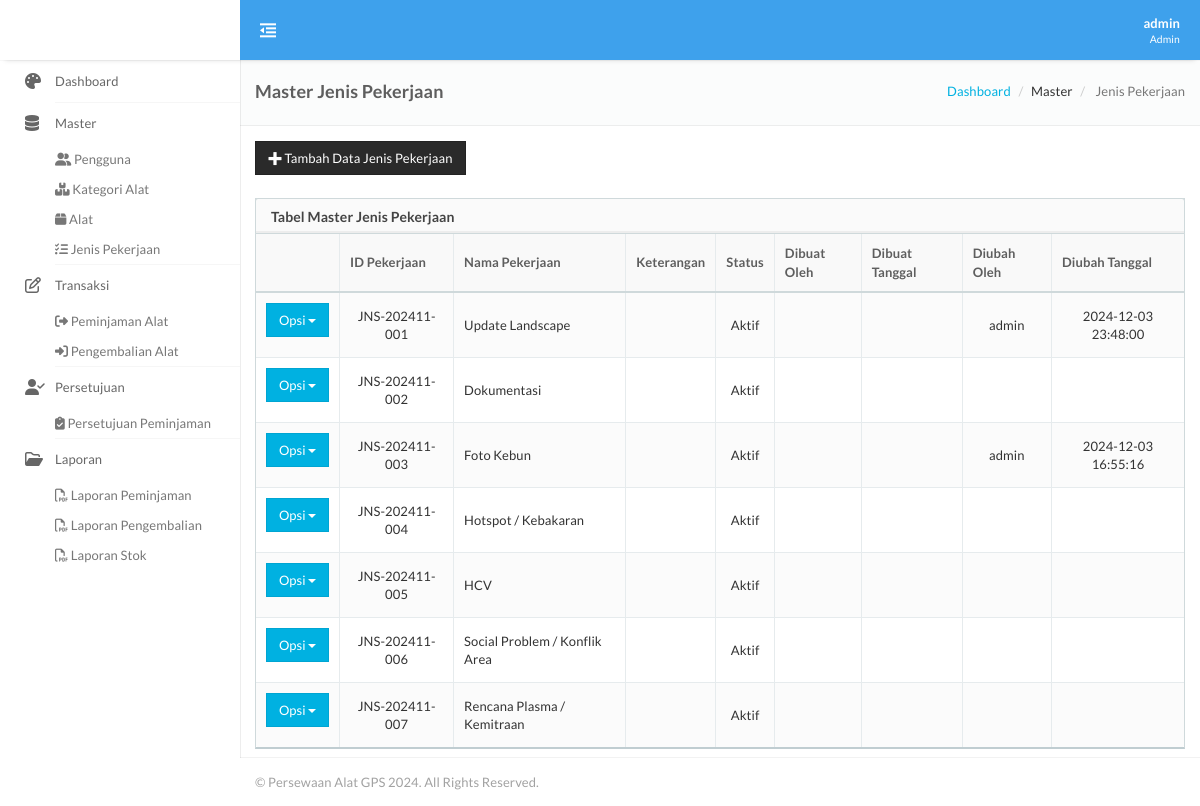
The page /jenispekerjaan.php (signed in) on the database its author committed.
### tables this page shows
CREATE TABLE IF NOT EXISTS `m_pekerjaan` (
  `ID_PEKERJAAN` varchar(50) NOT NULL,
  `NAMA_PEKERJAAN` varchar(200) DEFAULT NULL,
  `KETERANGAN` text DEFAULT NULL,
  `STATUS` varchar(50) DEFAULT '1',
  `CREATED_BY` varchar(50) DEFAULT NULL,
  `CREATED_DATE` datetime DEFAULT NULL,
  `UPDATED_BY` varchar(50) DEFAULT NULL,
  `UPDATED_DATE` datetime DEFAULT NULL,
  PRIMARY KEY (`ID_PEKERJAAN`)
);

### module/backend/master/jenispekerjaan/t_jenispekerjaan.php (called while the page is built, shortened)
<?php
if (isset($_GET['method']) && $_GET['method'] == 'delete') {
    require_once '../../../connection/conn.php';
    $ID_USER = $_SESSION['LOGINUS_GIS'];
    $ID_PEKERJAAN = $_GET['id'];
    $query = "DELETE FROM m_pekerjaan WHERE ID_PEKERJAAN = :ID_PEKERJAAN";
    $params = array(':ID_PEKERJAAN' => $ID_PEKERJAAN);
    $deleteKategori = GetQuery2($query, $params);
    if ($deleteKategori->rowCount() > 0) {
        echo "<script>alert('Data berhasil dihapus');</script>";
        echo "<script>document.location.href='../../../../jenispekerjaan.php';</script>";
    } else {
        echo "<script>alert('Data gagal dihapus');</script>";
    }
} else {
    $query = "SELECT *,CASE WHEN STATUS = 1 THEN 'Aktif' ELSE 'Tidak Aktif' END STATUS_DETAIL FROM m_pekerjaan";
    $params = array();
    $getPekerjaan = GetQuery2($query, $params);
    $rowPekerjaan = $getPekerjaan->fetchAll(PDO::FETCH_ASSOC);
}
?>

### module/connection/conn.php (called while the page is built, shortened)
<?php
$host = "localhost";
$database = "persewaan";
$username = "gis";
$password = "persewaangis";
try {
    $db1 = new PDO("mysql:host=$host;dbname=$database", $username, $password);
    $db1->setAttribute(PDO::ATTR_ERRMODE, PDO::ERRMODE_EXCEPTION);
    function GetQuery2($query, $params = [])
    {
        global $db1;
        $result = $db1->prepare($query);
        $result->execute($params);
        return $result;
    }
} catch (PDOException $e) {
    die("Database connection failed: " . $e->getMessage());
}
?>

### module/view/master/jenispekerjaan/v_jenispekerjaan.php (the view, shortened to what this page needs)
<div class="container-fluid">
    <div class="page-header page-header-block">
        <div class="page-header-section">
            <h4 class="title semibold">Master Jenis Pekerjaan</h4>
        </div>
        <div class="page-header-section">
            <div class="toolbar">
                <ol class="breadcrumb breadcrumb-transparent nm">
                    <li><a href="dashboard.php">Dashboard</a></li>
                    <li >Master</li>
                    <li class="active"> Jenis Pekerjaan</li>
                </ol>
            </div>
        </div>
    </div>
     <?php
    if ($_SESSION['LOGINAKS_GIS'] == 'Admin') {
        ?>
        <div class="row">
            <div class="col-lg-12">
                <a href="jenispekerjaan_transaksi.php" class="open-AddTingkatGelar btn btn-inverse mb5" ><i class="ico-plus2"></i> Tambah Data Jenis Pekerjaan</a>
            </div>
        </div>
        <br>
        <?php
    }
     ?>
    <div class="row">
        <div class="col-md-12">
            <div class="panel panel-default" id="demo">
                <div class="panel-heading">
                    <h3 class="panel-title">Tabel Master Jenis Pekerjaan</h3>
                </div>
                <table class="table table-striped table-bordered" id="jenispekerjaan-table">
                    <thead>
                        <tr>
                            <th></th>
                            <th>ID Pekerjaan</th>
                            <th>Nama Pekerjaan</th>
                            <th>Keterangan</th>
                            <th>Status</th>
                            <th>Dibuat Oleh</th>
                            <th>Dibuat Tanggal</th>
                            <th>Diubah Oleh</th>
                            <th>Diubah Tanggal</th>
                        </tr>
                    </thead>
                    <tbody>
                        <?php
                        foreach ($rowPekerjaan as $dataPekerjaan) {
                            extract($dataPekerjaan);
                            ?>
                            <tr>
                                <td align="center">
                                    <form id="eventoption-form-<?= uniqid(); ?>" method="post" class="form">
                                        <div class="btn-group" style="margin-bottom:5px;">
                                            <button type="button" class="btn btn-primary mb5 dropdown-toggle" data-toggle="dropdown">Opsi <span class="caret"></span></button>
                                        </div>
                                    </form>
                                </td>
                                <td align="center"><?= $ID_PEKERJAAN; ?></td>
                                <td><?= $NAMA_PEKERJAAN; ?></td>
                                <td align="center"><?= $KETERANGAN; ?></td>
                                <td align="center"><?= $STATUS_DETAIL; ?></td>
                                <td align="center"><?= $CREATED_BY; ?></td>
                                <td align="center"><?= $CREATED_DATE; ?></td>
                                <td align="center"><?= $UPDATED_BY; ?></td>
                                <td align="center"><?= $UPDATED_DATE; ?></td>
                            </tr>
                            <?php
                        }
                        ?>
                    </tbody>
                </table>
            </div>
        </div>
    </div>
</div>

### assets/stylesheet/layout.css (style rules this page uses)
html { position: relative; z-index: 1; min-height: 100%; letter-spacing: 0.1px; }
html body { font-family: 'Lato', sans-serif; font-size: 13px; min-height: 100%; background-color: #fff; overflow-x: hidden; }
#main > .container-fluid, #main > .container { float: left; width: 100%; padding: 15px; padding-bottom: 0; }

### rows shown on the page
m_pekerjaan: ID_PEKERJAAN "JNS-202411-001", NAMA_PEKERJAAN "Update Landscape", STATUS_DETAIL "Aktif", UPDATED_BY "admin", UPDATED_DATE "2024-12-03 23:48:00"
m_pekerjaan: ID_PEKERJAAN "JNS-202411-002", NAMA_PEKERJAAN "Dokumentasi", STATUS_DETAIL "Aktif"
m_pekerjaan: ID_PEKERJAAN "JNS-202411-003", NAMA_PEKERJAAN "Foto Kebun", STATUS_DETAIL "Aktif", UPDATED_BY "admin", UPDATED_DATE "2024-12-03 16:55:16"
m_pekerjaan: ID_PEKERJAAN "JNS-202411-004", NAMA_PEKERJAAN "Hotspot / Kebakaran", STATUS_DETAIL "Aktif"
m_pekerjaan: ID_PEKERJAAN "JNS-202411-005", NAMA_PEKERJAAN "HCV", STATUS_DETAIL "Aktif"
m_pekerjaan: ID_PEKERJAAN "JNS-202411-006", NAMA_PEKERJAAN "Social Problem / Konflik Area", STATUS_DETAIL "Aktif"
m_pekerjaan: ID_PEKERJAAN "JNS-202411-007", NAMA_PEKERJAAN "Rencana Plasma / Kemitraan", STATUS_DETAIL "Aktif"

### other values the page prints
$_SESSION["LOGINNAMA_GIS"] "admin"
$_SESSION["LOGINAKS_GIS"] "Admin"
